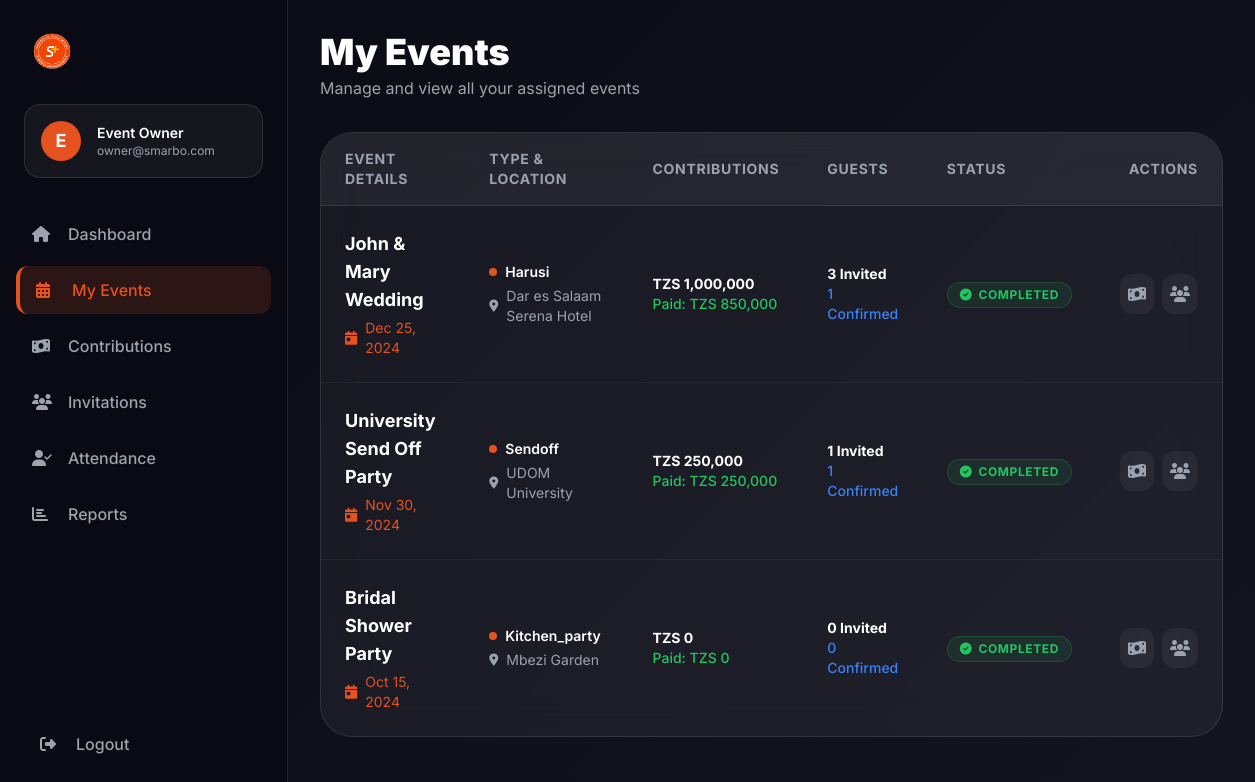
Screenshot of /owner/events.php (signed in) with the database file from the repository.
### tables this page shows
CREATE TABLE events (
    id INT AUTO_INCREMENT PRIMARY KEY,
    event_name VARCHAR(200) NOT NULL,
    event_type ENUM('harusi', 'sendoff', 'kitchen_party', 'nyingine') NOT NULL,
    event_date DATE NOT NULL,
    location VARCHAR(200) NOT NULL,
    description TEXT,
    cover_image VARCHAR(255),
    event_owner_id INT NOT NULL,
    created_by INT NOT NULL,
    created_at TIMESTAMP DEFAULT CURRENT_TIMESTAMP,
    updated_at TIMESTAMP DEFAULT CURRENT_TIMESTAMP ON UPDATE CURRENT_TIMESTAMP,
    FOREIGN KEY (event_owner_id) REFERENCES users(id) ON DELETE CASCADE,
    FOREIGN KEY (created_by) REFERENCES users(id) ON DELETE CASCADE
);

### owner/events.php (the view, shortened to what this page needs)
<?php
require_once 'includes/header.php';
require_once 'sidebar.php';
$stmt = $conn->prepare("
    SELECT
        e.*,
        (SELECT COUNT(*) FROM contributions c WHERE c.event_id = e.id) as contributions_count,
        (SELECT SUM(promised_amount) FROM contributions c WHERE c.event_id = e.id) as total_promised,
        (SELECT SUM(paid_amount) FROM contributions c WHERE c.event_id = e.id) as total_paid,
        (SELECT COUNT(*) FROM invitations i WHERE i.event_id = e.id) as guests_count,
        (SELECT COUNT(*) FROM invitations i WHERE i.event_id = e.id AND i.status = 'approved') as confirmed_count
    FROM events e
    WHERE e.event_owner_id = ?
    ORDER BY e.event_date DESC
");
$stmt->bind_param("i", $user['id']);
$stmt->execute();
$events = $stmt->get_result()->fetch_all(MYSQLI_ASSOC);
?>
<main class="flex-1 lg:ml-72 p-4 lg:p-8">
    <div class="flex flex-col lg:flex-row lg:items-center justify-between mb-8 gap-4">
        <div class="flex items-center gap-4">
            <div>
                <h1 class="text-3xl lg:text-4xl font-black mb-1">My Events</h1>
                <p class="text-gray-400">Manage and view all your assigned events</p>
            </div>
        </div>
    </div>
    <div class="glass rounded-[32px] overflow-hidden">
        <div class="overflow-x-auto">
            <table class="w-full text-left border-collapse">
                <thead>
                    <tr class="bg-white/5 border-b border-white/10">
                        <th class="px-6 py-4 text-sm font-bold text-gray-400 uppercase tracking-wider">Event Details</th>
                        <th class="px-6 py-4 text-sm font-bold text-gray-400 uppercase tracking-wider">Type & Location</th>
                        <th class="px-6 py-4 text-sm font-bold text-gray-400 uppercase tracking-wider">Contributions</th>
                        <th class="px-6 py-4 text-sm font-bold text-gray-400 uppercase tracking-wider">Guests</th>
                        <th class="px-6 py-4 text-sm font-bold text-gray-400 uppercase tracking-wider">Status</th>
                        <th class="px-6 py-4 text-sm font-bold text-gray-400 uppercase tracking-wider text-right">Actions</th>
                    </tr>
                </thead>
                <tbody class="divide-y divide-white/5">
                    <?php if (count($events) > 0): ?>
                        <?php foreach ($events as $event): ?>
                            <?php
                            $eventDate = new DateTime($event['event_date']);
                            $today = new DateTime();
                            $isUpcoming = $eventDate >= $today;
                            ?>
                            <tr class="hover:bg-white/[0.02] transition-colors group">
                                <td class="px-6 py-6">
                                    <div class="font-bold text-lg mb-1"><?php echo htmlspecialchars($event['event_name']); ?></div>
                                    <div class="text-sm text-primary flex items-center gap-2">
                                        <i class="fas fa-calendar-day"></i>
                                        <?php echo date('M d, Y', strtotime($event['event_date'])); ?>
                                    </div>
                                </td>
                                <td class="px-6 py-6">
                                    <div class="flex items-center gap-2 text-sm font-semibold mb-1">
                                        <span class="w-2 h-2 rounded-full bg-primary"></span>
                                        <?php echo ucfirst($event['event_type']); ?>
                                    </div>
                                    <div class="text-sm text-gray-400 flex items-center gap-2">
                                        <i class="fas fa-location-dot text-xs"></i>
                                        <?php echo htmlspecialchars($event['location']); ?>
                                    </div>
                                </td>
                                <td class="px-6 py-6 text-sm">
                                    <div class="font-bold">TZS <?php echo number_format($event['total_promised'] ?? 0); ?></div>
                                    <div class="text-green-500 font-medium">Paid: TZS <?php echo number_format($event['total_paid'] ?? 0); ?></div>
                                </td>
                                <td class="px-6 py-6 text-sm">
                                    <div class="font-bold"><?php echo $event['guests_count']; ?> Invited</div>
                                    <div class="text-blue-500 font-medium"><?php echo $event['confirmed_count']; ?> Confirmed</div>
                                </td>
                                <td class="px-6 py-6">
                                    <?php if ($isUpcoming): ?>
                                        <span class="inline-flex items-center gap-1.5 px-3 py-1 rounded-full bg-blue-500/10 text-blue-500 text-xs font-bold uppercase tracking-wider border border-blue-500/20">
                                            <span class="w-1.5 h-1.5 rounded-full bg-blue-500 animate-pulse"></span>
                                            Upcoming
                                        </span>
                                    <?php else: ?>
                                        <span class="inline-flex items-center gap-1.5 px-3 py-1 rounded-full bg-green-500/10 text-green-500 text-xs font-bold uppercase tracking-wider border border-green-500/20">
                                            <i class="fas fa-check-circle"></i>
                                            Completed
                                        </span>
                                    <?php endif; ?>
                                </td>
                                <td class="px-6 py-6 text-right">
                                    <div class="flex justify-end gap-2">
                                        <a href="contributions.php?event_id=<?php echo $event['id']; ?>" class="p-2 rounded-xl bg-white/5 hover:bg-primary hover:text-white text-gray-400 transition-all" title="Contributions">
                                            <i class="fas fa-money-bill-wave"></i>
                                        </a>
                                        <a href="invitations.php?event_id=<?php echo $event['id']; ?>" class="p-2 rounded-xl bg-white/5 hover:bg-white/10 text-gray-400 transition-all" title="Invitations">
                                            <i class="fas fa-users"></i>
                                        </a>
                                    </div>
                                </td>
                            </tr>
                        <?php endforeach; ?>
                    <?php endif; ?>
                </tbody>
            </table>
        </div>
    </div>
</main>
<?php require_once 'includes/footer.php'; ?>

### owner/includes/header.php (style rules this page uses)
body { background: linear-gradient(135deg, #0a0a14 0%, #151522 100%); min-height: 100vh; }
.glass { background: rgba(255, 255, 255, 0.05); backdrop-filter: blur(20px); -webkit-backdrop-filter: blur(20px); border: 1px solid rgba(255, 255, 255, 0.1); }

### rows the page displays
events: event_name "John & Mary Wedding", event_date "Dec 25, 2024", event_type "Harusi", location "Dar es Salaam Serena Hotel", total_promised "1,000,000", total_paid "850,000", guests_count "3", confirmed_count "1", shows "COMPLETED"
events: event_name "University Send Off Party", event_date "Nov 30, 2024", event_type "Sendoff", location "UDOM University", total_promised "250,000", total_paid "250,000", guests_count "1", confirmed_count "1", shows "COMPLETED"
events: event_name "Bridal Shower Party", event_date "Oct 15, 2024", event_type "Kitchen_party", location "Mbezi Garden", total_promised "0", total_paid "0", guests_count "0", confirmed_count "0", shows "COMPLETED"

### other values shown
substr($user['full_name'] ?? 'U', 0, 1) "E"
$user['full_name'] "Event Owner"
$user['email'] "owner@smarbo.com"
